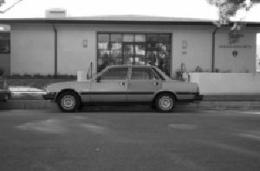
#> input picture python/intersection-over-union/image_0002.jpg, 260 x 171 px
$ python intersection_over_union.py
#> lines starting #> are read from the running program, lines starting #| are printed output that depends on the picture
# USAGE
# python intersection_over_union.py

# import the necessary packages
from collections import namedtuple
import numpy as np
import cv2

# define the `Detection` object
Detection = namedtuple("Detection", ["image_path", "gt", "pred"])

def bb_intersection_over_union(boxA, boxB):
	# determine the (x, y)-coordinates of the intersection rectangle
	xA = max(boxA[0], boxB[0])
	yA = max(boxA[1], boxB[1])
	xB = min(boxA[2], boxB[2])
	yB = min(boxA[3], boxB[3])

	# compute the area of intersection rectangle
	interArea = (xB - xA + 1) * (yB - yA + 1)

	# compute the area of both the prediction and ground-truth
	# rectangles
	boxAArea = (boxA[2] - boxA[0] + 1) * (boxA[3] - boxA[1] + 1)
	boxBArea = (boxB[2] - boxB[0] + 1) * (boxB[3] - boxB[1] + 1)

	# compute the intersection over union by taking the intersection
	# area and dividing it by the sum of prediction + ground-truth
	# areas - the interesection area
	iou = interArea / float(boxAArea + boxBArea - interArea)

	# return the intersection over union value
	return iou

# define the list of example detections
examples = [
	Detection("image_0002.jpg", [39, 63, 203, 112], [54, 66, 198, 114]),
	Detection("image_0016.jpg", [49, 75, 203, 125], [42, 78, 186, 126]),
	Detection("image_0075.jpg", [31, 69, 201, 125], [18, 63, 235, 135]),
	Detection("image_0090.jpg", [50, 72, 197, 121], [54, 72, 198, 120]),
	Detection("image_0120.jpg", [35, 51, 196, 110], [36, 60, 180, 108])]

# loop over the example detections
for detection in examples:
	# load the image
	image = cv2.imread(detection.image_path)
#> image is the input picture: shape (171, 260, 3); min 0, max 255, mean 111.6

	# draw the ground-truth bounding box along with the predicted
	# bounding box
	cv2.rectangle(image, tuple(detection.gt[:2]),
		tuple(detection.gt[2:]), (0, 255, 0), 2)
	cv2.rectangle(image, tuple(detection.pred[:2]),
		tuple(detection.pred[2:]), (0, 0, 255), 2)

	# compute the intersection over union and display it
	iou = bb_intersection_over_union(detection.gt, detection.pred)
	cv2.putText(image, "IoU: {:.4f}".format(iou), (10, 30),
		cv2.FONT_HERSHEY_SIMPLEX, 0.6, (0, 255, 0), 2)
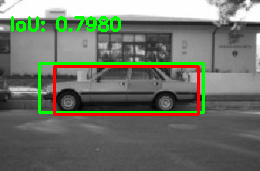
#> image: shape (171, 260, 3); mean B, G, R 104.7, 115.6, 111.3
	print("{}: {:.4f}".format(detection.image_path, iou))

	# show the output image
	cv2.imshow("Image", image)
	cv2.waitKey(0)
#> pass 2 of the loop `for detection in examples:`:
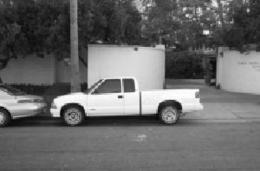
#> input picture python/intersection-over-union/image_0016.jpg, 260 x 171 px
#> image is the input picture: shape (171, 260, 3); min 2, max 255, mean 103.9
#> `cv2.putText(image, "IoU: {:.4f}".format(iou), (10, 30), cv2.FONT_HERSH..`:
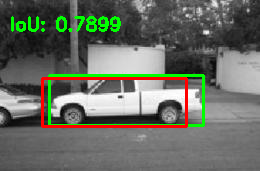
#> image: shape (171, 260, 3); mean B, G, R 98, 107.8, 104.6
#> pass 3 of the loop `for detection in examples:`:
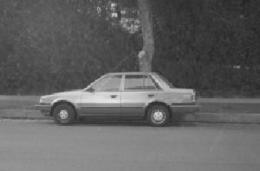
#> input picture python/intersection-over-union/image_0075.jpg, 260 x 171 px
#> image is the input picture: shape (171, 260, 3); min 35, max 236, mean 98
#> `cv2.putText(image, "IoU: {:.4f}".format(iou), (10, 30), cv2.FONT_HERSH..`:
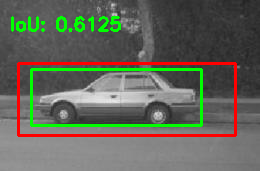
#> image: shape (171, 260, 3); mean B, G, R 90.1, 102, 100
#> the loop made 5 passes; the first 3 are shown
